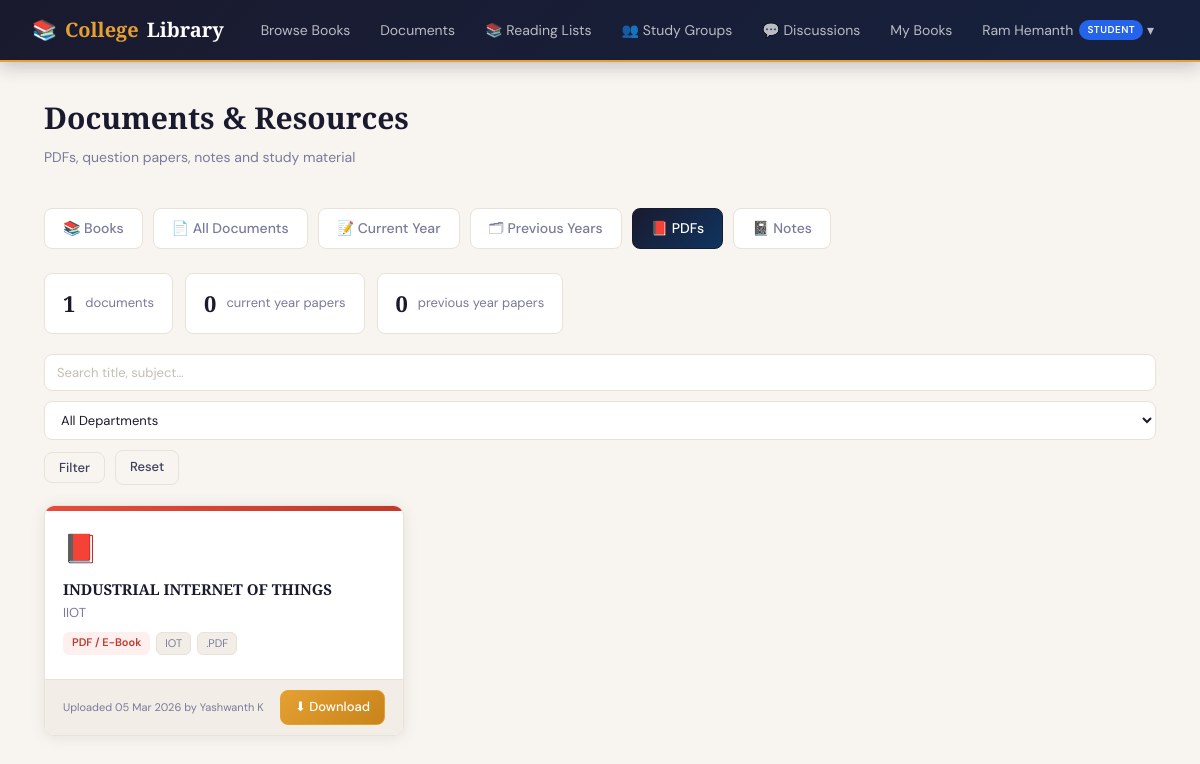
Screenshot of /books/documents/?type=PDF (signed in) with the database file from the repository.
### accounts/models.py (models this page shows, shortened)
class CustomUser(AbstractUser):
    class Role(models.TextChoices):
        ADMIN = 'ADMIN', 'Admin'
        LIBRARIAN = 'LIBRARIAN', 'Librarian'
        TEACHER = 'TEACHER', 'Teacher'
        STUDENT = 'STUDENT', 'Student'
    role = models.CharField(
        max_length=20,
        choices=Role.choices,
        default=Role.STUDENT,
    )
    phone_number = models.CharField(max_length=15, blank=True)
    department = models.CharField(max_length=100, blank=True)   # e.g. "Computer Science"
    student_id = models.CharField(max_length=20, blank=True, unique=True, null=True)
    profile_picture = models.ImageField(upload_to='profiles/', blank=True, null=True)
    is_approved = models.BooleanField(default=False)            # Admin must approve new members
    date_of_joining = models.DateField(auto_now_add=True)
    @property
    def can_manage_books(self):
        return self.role in (self.Role.ADMIN, self.Role.LIBRARIAN)

### books/models.py (models this page shows, shortened)
class LibraryDocument(models.Model):
    class DocType(models.TextChoices):
        PDF           = 'PDF',           'PDF / E-Book'
        QUESTION_CURR = 'QUESTION_CURR', 'Question Paper (Current Year)'
        QUESTION_PREV = 'QUESTION_PREV', 'Question Paper (Previous Year)'
        NOTES         = 'NOTES',         'Notes / Study Material'
        OTHER         = 'OTHER',         'Other'
    title       = models.CharField(max_length=200)
    doc_type    = models.CharField(max_length=20, choices=DocType.choices, default=DocType.PDF)
    subject     = models.CharField(max_length=100, blank=True)
    department  = models.CharField(max_length=100, blank=True)
    year        = models.PositiveIntegerField(null=True, blank=True)
    description = models.TextField(blank=True)
    file        = models.FileField(upload_to='library_docs/%Y/%m/')
    uploaded_by = models.ForeignKey(
        settings.AUTH_USER_MODEL, on_delete=models.SET_NULL,
        null=True, blank=True, related_name='documents_uploaded',
    )
    uploaded_at = models.DateTimeField(auto_now_add=True)
    is_public   = models.BooleanField(default=True)
    class Meta:
        ordering = ['-uploaded_at']
    @property
    def file_extension(self):
        import os
        _, ext = os.path.splitext(self.file.name)
        return ext.lower()

### books/views.py (the view)
# urls.py: path('documents/',                    views.document_list,    name='document_list'),
@login_required
@approved_required
def document_list(request):
    doc_type = request.GET.get('type', '')
    dept     = request.GET.get('dept', '')
    query    = request.GET.get('q', '')
    docs     = LibraryDocument.objects.filter(is_public=True)
    if doc_type: docs = docs.filter(doc_type=doc_type)
    if dept:     docs = docs.filter(department__icontains=dept)
    if query:    docs = docs.filter(Q(title__icontains=query)|Q(subject__icontains=query))
    departments = LibraryDocument.objects.values_list('department',flat=True).distinct().exclude(department='')
    return render(request, 'books/document_list.html', {
        'docs': docs,
        'doc_types': LibraryDocument.DocType.choices,
        'departments': departments,
        'selected_type': doc_type, 'selected_dept': dept, 'query': query,
        'qp_current':  docs.filter(doc_type='QUESTION_CURR').count(),
        'qp_previous': docs.filter(doc_type='QUESTION_PREV').count(),
        'can_manage':  request.user.can_manage_books,
    })

### books/templates/books/document_list.html (shortened to what this page needs)
{% extends 'base.html' %}
{% block content %}
<div class="page">
  <div style="display:flex;align-items:flex-start;justify-content:space-between;flex-wrap:wrap;gap:12px;margin-bottom:16px;">
    <div>
      <div class="page-title">Documents & Resources</div>
      <div class="page-sub">PDFs, question papers, notes and study material</div>
    </div>
  </div>
  <div class="tab-row">
    <a href="{% url 'books:book_list' %}" class="tab-link">📚 Books</a>
    <a href="{% url 'books:document_list' %}" class="tab-link {% if not selected_type %}active{% endif %}">📄 All Documents</a>
    <a href="{% url 'books:document_list' %}?type=QUESTION_CURR" class="tab-link {% if selected_type == 'QUESTION_CURR' %}active{% endif %}">📝 Current Year</a>
    <a href="{% url 'books:document_list' %}?type=QUESTION_PREV" class="tab-link {% if selected_type == 'QUESTION_PREV' %}active{% endif %}">🗂 Previous Years</a>
    <a href="{% url 'books:document_list' %}?type=PDF" class="tab-link {% if selected_type == 'PDF' %}active{% endif %}">📕 PDFs</a>
    <a href="{% url 'books:document_list' %}?type=NOTES" class="tab-link {% if selected_type == 'NOTES' %}active{% endif %}">📓 Notes</a>
  </div>
  <div class="stat-mini">
    <div class="mini-stat"><strong>{{ docs.count }}</strong> documents</div>
    <div class="mini-stat"><strong>{{ qp_current }}</strong> current year papers</div>
    <div class="mini-stat"><strong>{{ qp_previous }}</strong> previous year papers</div>
  </div>
  <form method="get" class="doc-filters">
    <input type="text" name="q" placeholder="Search title, subject…" value="{{ query }}" style="flex:1;min-width:200px;">
    <select name="dept">
      <option value="">All Departments</option>
    </select>
    <button type="submit" class="btn btn-outline btn-sm">Filter</button>
    <a href="{% url 'books:document_list' %}" class="btn btn-outline btn-sm">Reset</a>
  </form>
  {% if docs %}
  <div class="doc-grid">
    {% for doc in docs %}
    <div class="doc-card">
      <div class="doc-type-bar
        {% if doc.doc_type == 'PDF' %}bar-pdf
        {% elif doc.doc_type == 'QUESTION_CURR' %}bar-question-curr
        {% elif doc.doc_type == 'QUESTION_PREV' %}bar-question-prev
        {% elif doc.doc_type == 'NOTES' %}bar-notes
        {% else %}bar-other{% endif %}">
      </div>
      <div class="doc-body">
        <div class="doc-icon">
          {% if doc.doc_type == 'PDF' %}📕
          {% elif doc.doc_type == 'QUESTION_CURR' %}📝
          {% elif doc.doc_type == 'QUESTION_PREV' %}🗂
          {% elif doc.doc_type == 'NOTES' %}📓
          {% else %}📄{% endif %}
        </div>
        <div class="doc-title">{{ doc.title }}</div>
        {% if doc.subject %}<div class="doc-subject">{{ doc.subject }}</div>{% endif %}
        <div class="doc-tags">
          <span class="doc-tag-type
            {% if doc.doc_type == 'PDF' %}type-pdf
            {% elif doc.doc_type == 'QUESTION_CURR' %}type-question-curr
            {% elif doc.doc_type == 'QUESTION_PREV' %}type-question-prev
            {% elif doc.doc_type == 'NOTES' %}type-notes
            {% else %}type-other{% endif %}">
            {{ doc.get_doc_type_display }}
          </span>
          {% if doc.department %}<span class="doc-tag">{{ doc.department }}</span>{% endif %}
          <span class="doc-tag">{{ doc.file_extension|upper }}</span>
        </div>
      </div>
      <div class="doc-footer">
        <div class="doc-uploader">
          Uploaded {{ doc.uploaded_at|date:"d M Y" }}
          {% if doc.uploaded_by %} by {{ doc.uploaded_by.get_full_name|default:doc.uploaded_by.username }}{% endif %}
        </div>
        <div style="display:flex;gap:6px;align-items:center;">
          <a href="{{ doc.file.url }}" class="btn btn-gold btn-sm" target="_blank">⬇ Download</a>
        </div>
      </div>
    </div>
    {% endfor %}
  </div>
  {% endif %}
</div>
{% endblock %}

### templates/base.html (shortened to what this page needs)
<!DOCTYPE html>
<html lang="en">
<head>
</head>
<body>
{% if user.is_authenticated %}
<nav class="navbar">
  <a class="nav-brand" href="{% url 'accounts:dashboard' %}">📚 <span>College</span> Library</a>
  <ul class="nav-links">
    <li><a href="{% url 'books:book_list' %}">Browse Books</a></li>
    <li><a href="{% url 'books:document_list' %}">Documents</a></li>
    <li><a href="{% url 'social:reading_lists' %}">📚 Reading Lists</a></li>
    <li><a href="{% url 'social:study_rooms' %}">👥 Study Groups</a></li>
    <li><a href="{% url 'social:discussions' %}">💬 Discussions</a></li>
    {% if user.can_manage_books %}
      <li><a href="{% url 'accounts:manage_users' %}">Members</a></li>
      <li><a href="{% url 'accounts:issue_book' %}">Issue Book</a></li>
    {% else %}
      <li><a href="{% url 'accounts:my_borrows' %}">My Books</a></li>
    {% endif %}
    <li class="nav-dropdown">
      <a href="#" class="nav-dropdown-toggle">
        {{ user.get_full_name|default:user.username }}
        <span class="nav-role-badge role-{{ user.role|lower }}">{{ user.get_role_display }}</span>
        &nbsp;▾
      </a>
    </li>
  </ul>
</nav>
{% endif %}
{% block content %}{% endblock %}
</body>
</html>

### templates/base.html (style rules this page uses)
:root { --navy: #1a1a2e; --navy-mid: #16213e; --navy-deep: #0f3460; --gold: #e5a032; --gold-dk: #c8841a; --gold-lt: #fdf3e0; --gold-bd: #f0d79a; --cream: #f8f5f0; --paper: #f2ede6; --border: #e8e2d9; --ink: #1a1a2e; --ink2: #3d3d5c; --ink3: #7a7a9a; --white: #ffffff; --danger: #c0392b; --success: #1a7a4a; --warn: #b5832a; --info: #0d6e6e; --radius: 10px; --shadow: 0 2px 16px rgba(26,26,46,0.08); --shadow-lg: 0 8px 40px rgba(26,26,46,0.16); }
*, *::before, *::after { box-sizing: border-box; margin: 0; padding: 0; }
body { font-family: 'DM Sans', sans-serif; background: var(--cream); color: var(--ink); min-height: 100vh; font-size: 15px; line-height: 1.6; }
.navbar { background: linear-gradient(135deg, var(--navy) 0%, var(--navy-mid) 100%); padding: 0 32px; height: 62px; display: flex; align-items: center; justify-content: space-between; position: sticky; top: 0; z-index: 200; border-bottom: 2px solid var(--gold); box-shadow: 0 2px 20px rgba(26,26,46,0.3); }
.nav-brand { font-family: 'Playfair Display', serif; font-size: 20px; font-weight: 700; color: #fff; text-decoration: none; display: flex; align-items: center; gap: 8px; }
.nav-brand span { color: var(--gold); }
.nav-links { display: flex; align-items: center; gap: 2px; list-style: none; }
.nav-links a { color: rgba(255,255,255,0.7); text-decoration: none; font-size: 14px; font-weight: 400; padding: 7px 14px; border-radius: 8px; transition: all 0.2s; }
.nav-role-badge { font-size: 10px; font-weight: 600; padding: 2px 8px; border-radius: 20px; margin-left: 6px; text-transform: uppercase; letter-spacing: 0.5px; }
.role-student { background: #2563eb; color: #fff; }
.nav-dropdown { position: relative; }
.nav-dropdown-toggle { cursor: pointer; display: flex; align-items: center; }
.page { padding: 32px 24px; max-width: 1160px; margin: 0 auto; }
.btn { display: inline-flex; align-items: center; gap: 6px; padding: 9px 20px; border-radius: 8px; font-family: 'DM Sans', sans-serif; font-size: 14px; font-weight: 500; cursor: pointer; border: 1.5px solid transparent; text-decoration: none; transition: all 0.18s; white-space: nowrap; }
.btn-gold { background: linear-gradient(135deg, var(--gold), var(--gold-dk)); color: #fff; border-color: var(--gold); }
.btn-outline { background: transparent; color: var(--ink2); border-color: var(--border); }
.btn-sm { padding: 6px 14px; font-size: 13px; }
input, select, textarea { width: 100%; padding: 11px 14px; border: 1.5px solid var(--border); border-radius: 8px; background: #fff; font-family: 'DM Sans', sans-serif; font-size: 14px; color: var(--ink); transition: border-color 0.2s, box-shadow 0.2s; outline: none; }
input::placeholder { color: #c4bdb5; }
.page-title { font-family: 'Playfair Display', serif; font-size: 30px; font-weight: 700; color: var(--ink); margin-bottom: 4px; }
.page-sub { color: var(--ink3); font-size: 14px; margin-bottom: 24px; }

### rows the page displays
CustomUser: get_full_name "Ram Hemanth", role "STUDENT"
LibraryDocument: title "INDUSTRIAL INTERNET OF THINGS", subject "IIOT", doc_type "PDF / E-Book", department "IOT", file_extension ".PDF", uploaded_at "05 Mar 2026", uploaded_by.get_full_name "Yashwanth K"

### other values shown
{{ docs.count }} "1"
{{ qp_current }} "0"
{{ qp_previous }} "0"
